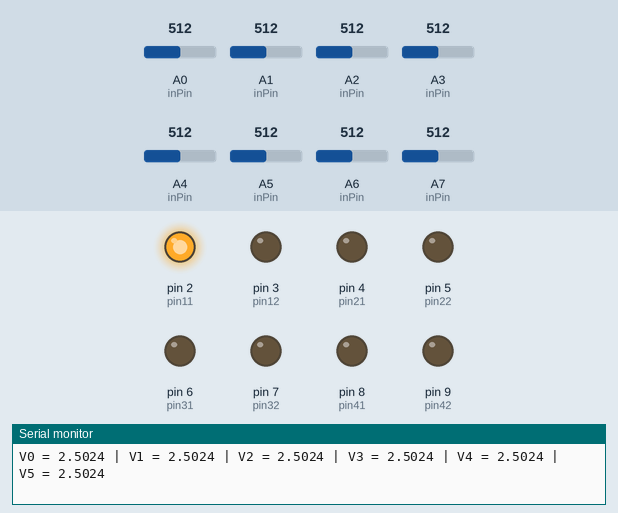
A sketch run on a simulated Arduino Nano, built with avr-gcc and run on an emulated ATmega328P. On the bench: output pins drawn as LEDs (lit = HIGH), the last lines printed to the serial monitor. Inputs (shaded band) come from the test bench; at power-on: A0 (inPin) = 512, A1 (inPin) = 512, A2 (inPin) = 512, A3 (inPin) = 512, A4 (inPin) = 512, A5 (inPin) = 512, A6 (inPin) = 512, A7 (inPin) = 512.

Above: at 0.9 s.
At 2.4 s:
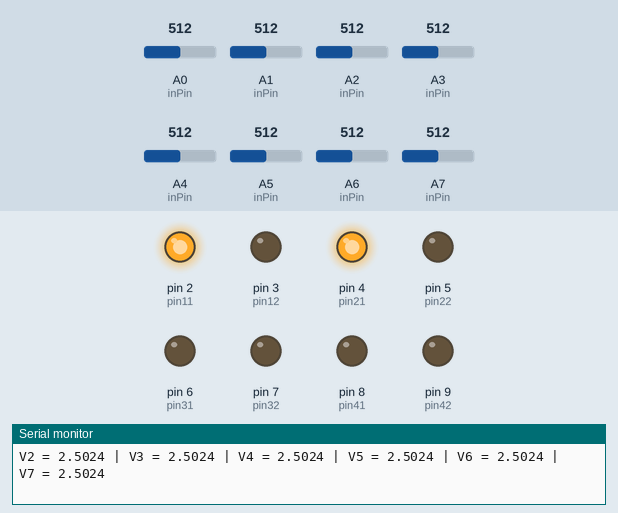
At 3.4 s:
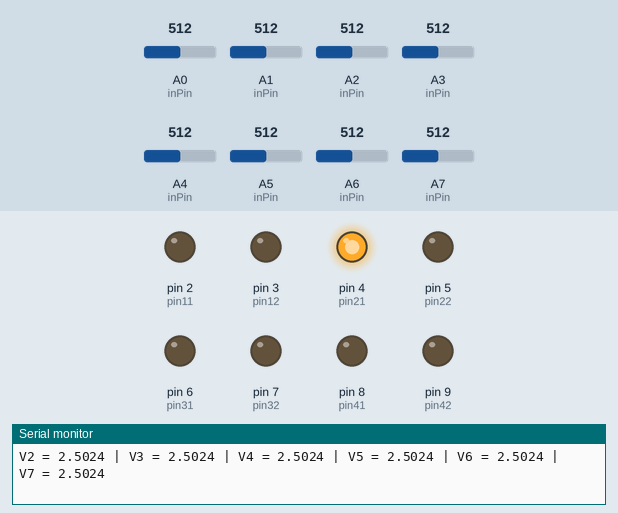
At 4.4 s:
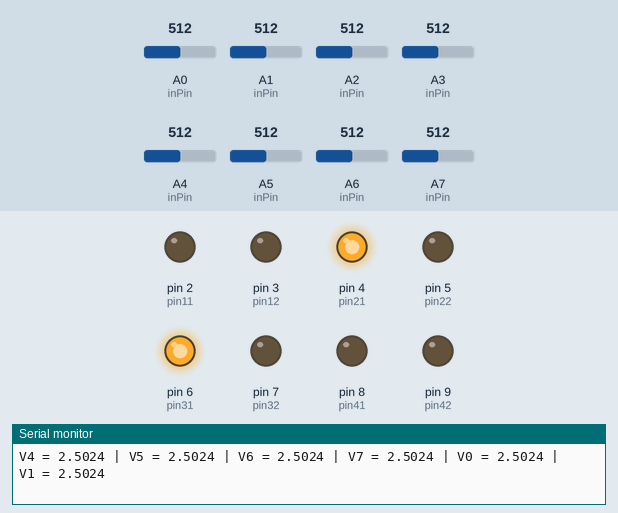
At 5.4 s:
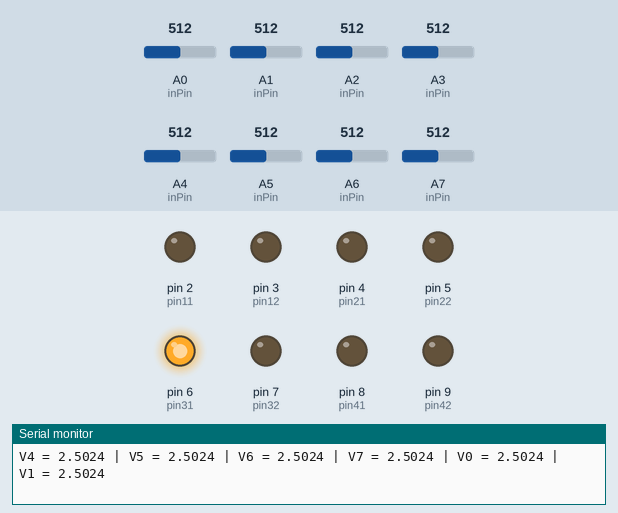
At 7.3 s:
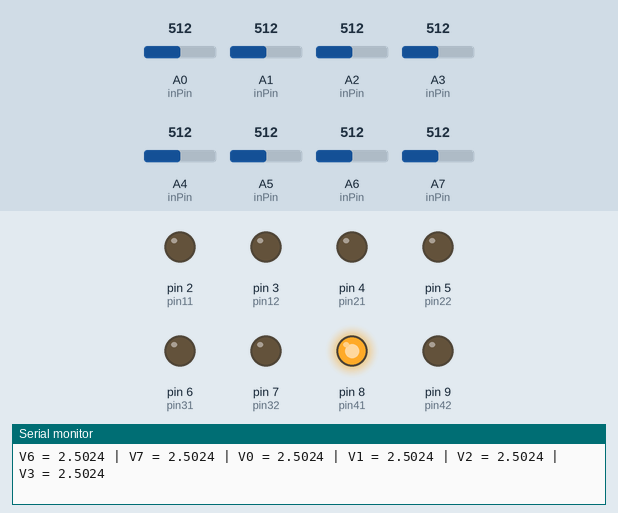
Timing chart, 0 to 10.2 s (numbered marks = the images above):
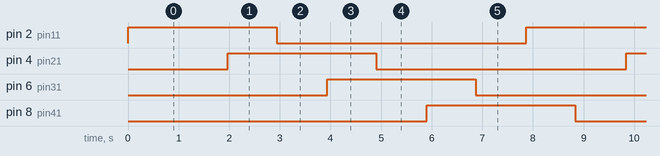

Measured:
- by itself, pin 2 (pin11), pin 4 (pin21), pin 6 (pin31), pin 8 (pin41): alternates HIGH for 2.9 s and LOW for 4.9 s
- by itself, everything shown: repeats every 7.9 s, in 8 steps

The sketch:

8electro_loop.ino
```cpp
int p1 = A0;
int p2 = A1;
int p3 = A2;
int p4 = A3;
int p5 = A4;
int p6 = A5;
int p7 = A6;
int p8 = A7;


int pin11  = 2;
int pin12  = 3;
int pin21  = 4;
int pin22  = 5;
int pin31  = 6;
int pin32  = 7;
int pin41  = 8;
int pin42  = 9;

int outPin[ ] = {pin11, pin12, pin21, pin22, pin31, pin32, pin41, pin42};
int sizeOut = 8;
int inPin[ ]  = {p1, p2, p3, p4, p5, p6, p7, p8};
int sizeIn  = 8;

int frames = 10;

void setup() {
  // initialize all outPins
  for (int i = 0; i < sizeOut; i = i + 1) {
    pinMode(outPin[i], OUTPUT);
  }
  Serial.begin(9600);

}

void loop() {

  float vin = 5;
  for (int i = 0; i < sizeOut; i = i + 2) {
    Serial.println("Set voltage pair ...");
    analogWrite(outPin[i], vin / 5.0 * 255);
    analogWrite(outPin[i + 1], 0);

    // switch off the other 4 electro
    pinMode(outPin[(i + 2) % sizeOut], INPUT);
    pinMode(outPin[(i + 3) % sizeOut], INPUT);
    pinMode(outPin[(i + 4) % sizeOut], INPUT);
    pinMode(outPin[(i + 5) % sizeOut], INPUT);
    pinMode(outPin[(i + 6) % sizeOut], INPUT);
    pinMode(outPin[(i + 7) % sizeOut], INPUT);
    //INPUT has 100Mohm impedance

    // stablizing
    delay(100);

    // read
    Serial.println("Read electrodes ...");
    for (int k = 0; k < frames; k = k + 1) {
      float v1 = analogRead(inPin[i]) * 5.0 / 1023;
      float v2 = analogRead(inPin[i + 1]) * 5.0 / 1023;
      float v3 = analogRead(inPin[(i + 2) % sizeOut]) * 5.0 / 1023;
      float v4 = analogRead(inPin[(i + 3) % sizeOut]) * 5.0 / 1023;
      float v5 = analogRead(inPin[(i + 4) % sizeOut]) * 5.0 / 1023;
      float v6 = analogRead(inPin[(i + 5) % sizeOut]) * 5.0 / 1023;

      // print
      int precise = 4;
      Serial.print("V"); Serial.print(i); Serial.print(" = ");
      Serial.print(v1, precise); //Serial.print("Volts");
      Serial.print(" | ");
      Serial.print("V"); Serial.print(i + 1); Serial.print(" = ");
      Serial.print(v2, precise); //Serial.print("Volts");
      Serial.print(" | ");
      Serial.print("V"); Serial.print((i + 2) % sizeOut); Serial.print(" = ");
      Serial.print(v3, precise); //Serial.print("Volts");
      Serial.print(" | ");
      Serial.print("V"); Serial.print((i + 3) % sizeOut); Serial.print(" = ");
      Serial.print(v4, precise); //Serial.print("Volts");
      Serial.print(" | ");
      Serial.print("V"); Serial.print((i + 4) % sizeOut); Serial.print(" = ");
      Serial.print(v5, precise); //Serial.print("Volts");
      Serial.print(" | ");
      Serial.print("V"); Serial.print((i + 5) % sizeOut); Serial.print(" = ");
      Serial.println(v6, precise); //Serial.println("Volts");

      // 200Hz sampling rate
      delay(50);
    }

    pinMode(outPin[(i + 2) % sizeOut], OUTPUT);
    pinMode(outPin[(i + 3) % sizeOut], OUTPUT);
    pinMode(outPin[(i + 4) % sizeOut], OUTPUT);
    pinMode(outPin[(i + 5) % sizeOut], OUTPUT);
    pinMode(outPin[(i + 6) % sizeOut], OUTPUT);
    pinMode(outPin[(i + 7) % sizeOut], OUTPUT);

    // wait 1 sec
    delay(1000);

  }


}
```
